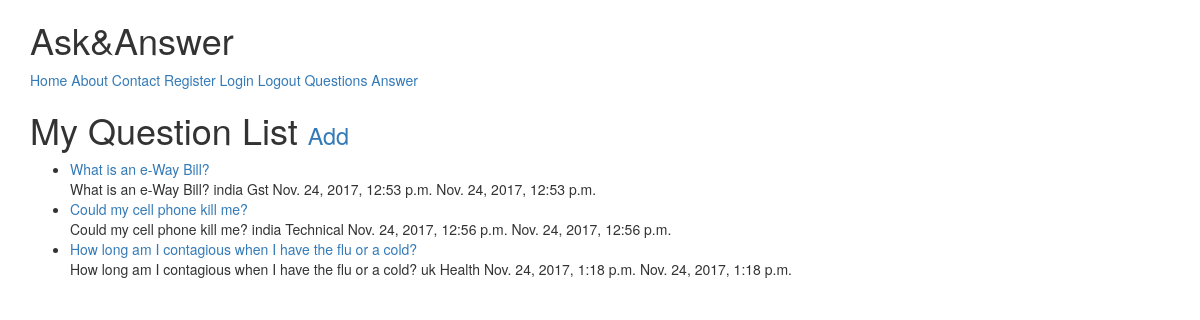
Page /question/ (signed in) on the committed database.
### qanswer/models.py (models this page shows, shortened)
class Question(models.Model):
	questioner = models.ForeignKey(User)
	name	=models.CharField(max_length=120)
	location=models.CharField(max_length=120, null=True, blank=True)
	category=models.CharField(max_length=120, null=True, blank=True, validators=[validate_category])
	timestamp=models.DateTimeField(auto_now_add=True)
	updated	 =models.DateTimeField(auto_now=True)
	slug	 =models.SlugField(null=True, blank=True)
	objects = QuestionManager()
	def __str__(self):
		return self.name
	def get_absolute_url(self):
		return reverse('question:detail', kwargs={'slug': self.slug})

### qanswer/views.py (the view)
class QuestionListView(LoginRequiredMixin, ListView):
	def get_queryset(self):
		return Question.objects.filter(questioner=self.request.user)

### qanswer/models.py (called while the page is built)
	def get_queryset(self):
		return QuestionQuerySet(self.model, using=self._db)

### qanswer/templates/qanswer/question_list.html (shortened to what this page needs)
{% extends "base.html" %}
{% block content %}
<h1>My Question List <small><a href='{% url "question:create" %}'>Add  </a></small> </h1>
<ul>
	{% for obj in object_list %}
	<li><a href='{{ obj.get_absolute_url }}'> {{ obj }}</a> <br/>
	{{ obj.name }} {{ obj.location }} {{ obj.category }} {{ obj.timestamp }} {{ obj.updated }}</li>
{% empty %}
	<li> <a href='{% url "question:create" %}'>Add one </a> </li>
	{% endfor %}
</ul>
{% endblock %}

### rows in the picture
Question: name "What is an e-Way Bill?", location "india", category "Gst", timestamp "Nov. 24, 2017, 12:53 p.m.", updated "Nov. 24, 2017, 12:53 p.m."
Question: name "Could my cell phone kill me?", location "india", category "Technical", timestamp "Nov. 24, 2017, 12:56 p.m.", updated "Nov. 24, 2017, 12:56 p.m."
Question: name "How long am I contagious when I have the flu or a cold?", location "uk", category "Health", timestamp "Nov. 24, 2017, 1:18 p.m.", updated "Nov. 24, 2017, 1:18 p.m."
